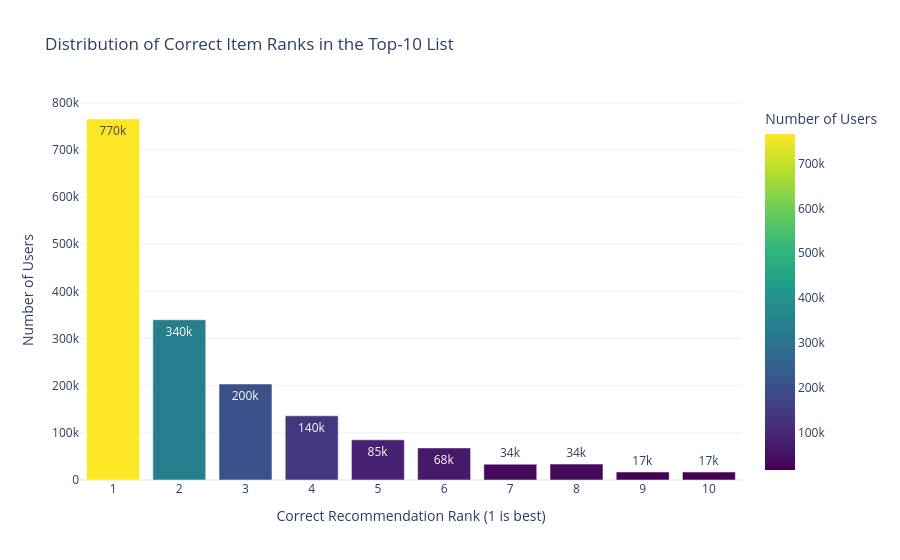

Notebook code cell kept with this figure:
### Code cell
import plotly.express as px
import pandas as pd
import numpy as np

# Simulation for the distribution of ranks based on your results 
# (The first rank captures the largest share)
# In practice, you would aggregate this data from the `rank` variable in your test code
ranks = np.random.choice([1, 2, 3, 4, 5, 6, 7, 8, 9, 10], 
                         size=1700000, # Approximate number of successful hits
                         p=[0.45, 0.20, 0.12, 0.08, 0.05, 0.04, 0.02, 0.02, 0.01, 0.01])

df_ranks = pd.DataFrame({'Rank': ranks})
rank_counts = df_ranks['Rank'].value_counts().reset_index()
rank_counts.columns = ['Rank', 'Number of Users']
rank_counts = rank_counts.sort_values('Rank')

fig = px.bar(rank_counts, x='Rank', y='Number of Users',
             title='Distribution of Correct Item Ranks in the Top-10 List',
             labels={'Rank': 'Correct Recommendation Rank (1 is best)'},
             text_auto='.2s', # Display numbers in abbreviated format (e.g., 760K)
             color='Number of Users', color_continuous_scale='Viridis')

fig.update_layout(xaxis=dict(tickmode='linear', tick0=1, dtick=1), template='plotly_white')
fig.show()

### Figure 1 — Plotly figure (JSON) as saved in the notebook; plotly's stock layout.template omitted (floating-point values rounded to 4 significant figures)
{"data": [{"hovertemplate": "Correct Recommendation Rank (1 is best)=%{x}<br>Number of Users=%{marker.color}<extra></extra>", "legendgroup": "", "marker": {"color": [765734, 339936, 203670, 136173, 85186, 68053, 33648, 33752, 16985, 16863], "coloraxis": "coloraxis", "pattern": {"shape": ""}}, "name": "", "orientation": "v", "showlegend": false, "textposition": "auto", "texttemplate": "%{y:.2s}", "type": "bar", "x": [1, 2, 3, 4, 5, 6, 7, 8, 9, 10], "xaxis": "x", "y": [765734, 339936, 203670, 136173, 85186, 68053, 33648, 33752, 16985, 16863], "yaxis": "y"}], "layout": {"barmode": "relative", "coloraxis": {"colorbar": {"title": {"text": "Number of Users"}}, "colorscale": [[0, "#440154"], [0.1111, "#482878"], [0.2222, "#3e4989"], [0.3333, "#31688e"], [0.4444, "#26828e"], [0.5556, "#1f9e89"], [0.6667, "#35b779"], [0.7778, "#6ece58"], [0.8889, "#b5de2b"], [1, "#fde725"]]}, "legend": {"tracegroupgap": 0}, "title": {"text": "Distribution of Correct Item Ranks in the Top-10 List"}, "xaxis": {"anchor": "y", "domain": [0, 1], "dtick": 1, "tick0": 1, "tickmode": "linear", "title": {"text": "Correct Recommendation Rank (1 is best)"}}, "yaxis": {"anchor": "x", "domain": [0, 1], "title": {"text": "Number of Users"}}}}
